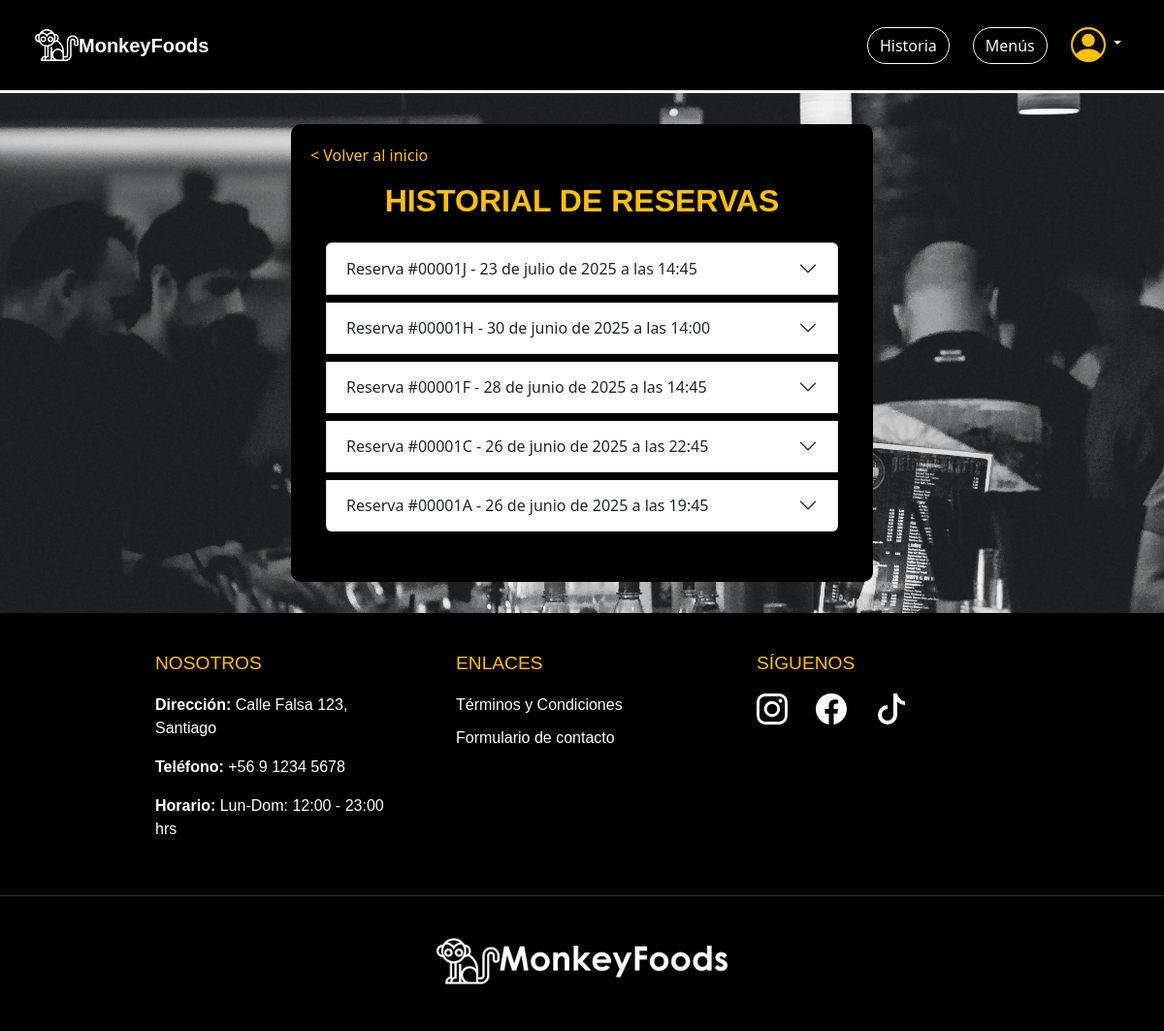
Screenshot of /reservas/historial/ (signed in) with the database file from the repository.
### apps/reservas/models.py (models this page shows, shortened)
class Reserva(models.Model):
    ESTADOS_RESERVA = (
        ('borrador', 'Borrador'),
        ('completada', 'Completada'),
    )
    id_reserva = models.CharField(max_length=12, unique=True, editable=False)
    cliente = models.ForeignKey(settings.AUTH_USER_MODEL, on_delete=models.CASCADE)
    nombre_reserva = models.CharField(max_length=100)
    fecha = models.DateField()
    hora = models.TimeField()
    telefono = models.CharField(max_length=20)
    comensales = models.PositiveIntegerField(default=1)
    abono = models.DecimalField(max_digits=8, decimal_places=2)
    total = models.DecimalField(max_digits=8, decimal_places=2)
    mesas = models.ManyToManyField('Mesa')
    menu = models.ForeignKey(Menu, on_delete=models.SET_NULL, null=True, blank=True)  #modelo menú
    zona = models.ForeignKey('Zona', on_delete=models.CASCADE, null=True, blank=True)
    estado = models.CharField(max_length=20, choices=ESTADOS_RESERVA, default='borrador')

### apps/reservas/views.py (the view)
# urls.py: path('historial/', views.historial_reservas, name='historial_reservas'),
@login_required
def historial_reservas(request):
    hoy = now().date()
    reservas_futuras = Reserva.objects.filter(
        cliente=request.user,
        fecha__gte=hoy
    ).order_by('fecha', 'hora')
    reservas_pasadas = Reserva.objects.filter(
        cliente=request.user,
        fecha__lt=hoy
    ).order_by('-fecha', '-hora')
    reservas = list(reservas_futuras) + list(reservas_pasadas)
    return render(request, 'reservas/historial_reservas.html', {'reservas': reservas})

### apps/reservas/templates/reservas/historial_reservas.html (shortened to what this page needs)
{% load static %}
<!DOCTYPE html>
<html lang="es">
<head>
    <link href="https://cdn.jsdelivr.net/npm/bootstrap@5.3.3/dist/css/bootstrap.min.css" rel="stylesheet"
>
    <link rel="stylesheet" href="https://cdn.jsdelivr.net/npm/bootstrap-icons@1.11.3/font/bootstrap-icons.min.css">
    <link rel="stylesheet" href="{% static 'reservas/css/styles.css' %}">
</head>
<body class="body-fondo-reservas">
    <nav class="navbar navbar-expand-lg bg-body-primary navbar-settings p-4">
        <div class="container-fluid">
            <a href="{% url 'index' %}">
                <img style="width: 45px; height: 45px;" src="{% static 'home/img/mono-blanco.png' %}" alt="marca">
                <a class="navbar-brand marca" href="{% url 'index' %}">MonkeyFoods</a>
            </a>
            <div class="collapse navbar-collapse" id="navbarSupportedContent">
                {% if request.user.is_authenticated %}
                <form class="d-flex gap-4" role="search">
                    <a href="{% url 'historia' %}">
                        <button class="btn btn-outline-light history" type="button">Historia</button>
                    </a>
                    <a href="{% url 'menus' %}">
                        <button class="btn btn-outline-light history" type="button">Menús</button>
                    </a>
                    <div class="nav-item dropdown dropdown-perfil me-2">
                        <a class="nav-link dropdown-toggle" href="#" role="button" data-bs-toggle="dropdown">
                        </a>
                    </div>
                </form>
                {% endif %}
            </div>
        </div>
    </nav>
    <div class="form-container">
        <a href="{% url 'index' %}" class="text-warning" style="text-decoration: none;">&lt; Volver al inicio</a>
        <div class="container mb-4 px-3">
            <h2 class="text-warning text-center mt-3 mb-4"
                style="font-family: 'Century Gothic', sans-serif; font-weight: bolder;">
                HISTORIAL DE RESERVAS
            </h2>
            <div class="accordion" id="accordionReservas">
                {% for reserva in reservas %}
                <div class="accordion-item mb-2">
                    <h2 class="accordion-header" id="heading{{ reserva.id }}">
                        <button
                            class="accordion-button collapsed d-flex flex-wrap justify-content-between align-items-center"
                            type="button" data-bs-toggle="collapse" data-bs-target="#collapse{{ reserva.id }}">
                            <span>
                                Reserva #{{ reserva.id_reserva }} - {{ reserva.fecha }} a las {{ reserva.hora }}
                            </span>
                        </button>
                    </h2>
                </div>
                {% empty %}
                <p class="text-center text-secondary fst-italic mt-4" style="font-size: 18px;">
                    No tienes reservas registradas.
                </p>
                {% endfor %}
            </div>
        </div>
    </div>
    <footer class="footer-triple">
        <div class="footer-contenido">
            <div class="footer-columna">
                <h3>Nosotros</h3>
                <p><strong>Dirección:</strong> Calle Falsa 123, Santiago</p>
                <p><strong>Teléfono:</strong> +56 9 1234 5678</p>
                <p><strong>Horario:</strong> Lun-Dom: 12:00 - 23:00 hrs</p>
            </div>
            <div class="footer-columna">
                <h3>Enlaces</h3>
                <ul class="footer-links">
                    <li><a href="{% url 'terminos_condiciones' %}">Términos y Condiciones</a></li>
                    {% if request.user.rol == 1 %}
                        <li><a href="{% url 'contacto' %}">Formulario de contacto</a></li>
                    {% endif %}
                </ul>
            </div>
            <div class="footer-columna">
                <h3>Síguenos</h3>
                <div class="redes-sociales">
                    <a href="#"></a>
                    <a href="#"></a>
                    <a href="#"><svg xmlns="http://www.w3.org/2000/svg" width="32" height="32" fill="currentColor" class="bi bi-tiktok" viewBox="0 0 16 16">
                                    <path d="M9 0h1.98c.144.715.54 1.617 1.235 2.512C12.895 3.389 13.797 4 15 4v2c-1.753 0-3.07-.814-4-1.829V11a5 5 0 1 1-5-5v2a3 3 0 1 0 3 3z"/>
                                </svg></a>
                </div>
            </div>
        </div>
        <div class="footer-logo-container">
            <a href="#">
                <img src="{% static 'home/img/logo_blanco.png' %}" alt="Logo" class="footer-logo">
            </a>
        </div>
    </footer>
</body>
</html>

### apps/reservas/static/reservas/css/styles.css (style rules this page uses)
html, body { max-width: 100%; overflow-x: hidden; }
.navbar-settings { background-color: black; border-bottom: 3px solid; color: white; }
.marca { color: white; font-weight: bold; text-align: right; background-size: 20%; font-family: "Century Gothic", sans-serif; }
.history { border-radius: 40px; }
body { background-size: cover; background-position: cover; background-repeat: no-repeat; background-attachment: fixed; }
.body-fondo-reservas { background-image: url(../img/fondo.jpg); background-size: cover; background-position: cover; background-repeat: no-repeat; background-attachment: fixed; }
.dropdown-perfil { min-width: auto; max-width: auto; width: auto; }
.form-container { max-width: 600px; width: 90%; display: grid; color: white; background-color: black; border-radius: 10px; padding: 20px; margin: 2rem auto; }
.footer-triple { background: black; color: white; font-family: "Century Gothic", sans-serif; padding: 40px 0 20px; display: flex; flex-direction: column; align-items: center; width: 100%; }
.footer-contenido { display: flex; justify-content: space-around; max-width: 1200px; margin: 0 auto; padding: 0 20px; gap: 30px; }
.footer-columna { width: 280px; padding: 0 10px; text-align: left; }
.footer-columna h3 { color: #ffc107; font-size: 1.2rem; margin-bottom: 20px; text-transform: uppercase; }
.footer-links, .redes-sociales { list-style: none; padding: 0; }
.footer-links li, .redes-sociales a { margin-bottom: 10px; }
.footer-links a, .redes-sociales a { color: white; text-decoration: none; transition: color 0.3s; }
.redes-sociales svg { margin-right: 25px; color: white; }
.footer-logo-container { width: 100%; text-align: center; margin-top: 40px; padding: 20px 0; border-top: 1px solid #333333; }
.footer-logo { margin-top: 15px; max-width: 300px; height: auto; filter: brightness(0) invert(1); }

### rows the page displays
Reserva: id_reserva "00001J", fecha "23 de julio de 2025", hora "14:45"
Reserva: id_reserva "00001H", fecha "30 de junio de 2025", hora "14:00"
Reserva: id_reserva "00001F", fecha "28 de junio de 2025", hora "14:45"
Reserva: id_reserva "00001C", fecha "26 de junio de 2025", hora "22:45"
Reserva: id_reserva "00001A", fecha "26 de junio de 2025", hora "19:45"
